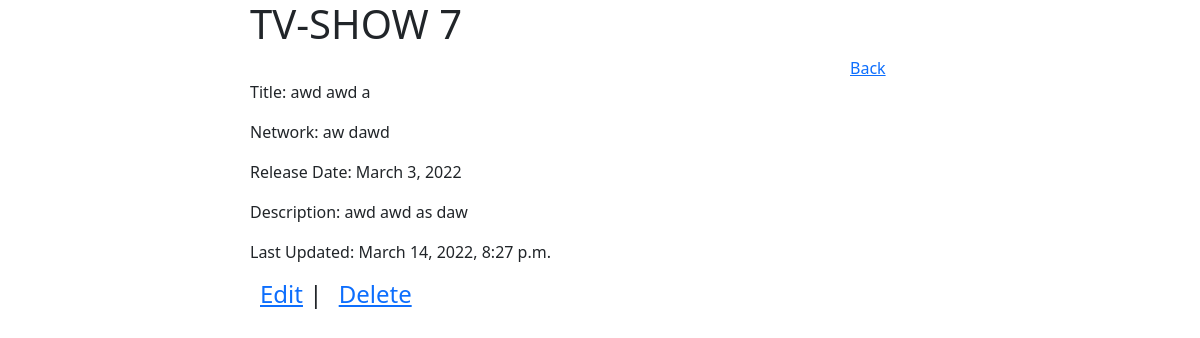
The app's page /shows/7 with its own data.
### apps/tvshow_app/models.py (models this page shows, shortened)
class Show(models.Model):
    title = models.CharField(max_length=45)
    network = models.CharField(max_length=45)
    release_date = models.DateField()
    description = models.TextField()
    created_at= models.DateTimeField(auto_now_add=True)
    updated_at = models.DateTimeField(auto_now=True)

### apps/tvshow_app/views.py (the view)
# urls.py: path('shows/<int:id>', views.ShowDetail, name='show_detail'), # PAGINA QUE MUESTRA LA INFORMACION DEL SHOW
def ShowDetail(request, id):
    context = {
        'show' : Show.objects.get(id=id)
    }
    return render(request, 'tvshow_app/detail_show.html', context)

### apps/tvshow_app/templates/tvshow_app/detail_show.html (shortened to what this page needs)
{% extends "tvshow_app/base.html"%}
{% block contenido %}
    <div class="main">
        <header>
            <h1 >TV-SHOW {{ show.id }}</h1>
            <a href="{% url 'tvshow_app:show_list' %}" class="btn_header">Back</a>
        </header>
        <div class="content d-inline-flex flex-column">
            <p>Title: {{ show.title }}</p>
            <p>Network: {{ show.network }}</p>
            <p>Release Date: {{ show.release_date }}</p>
            <p>Description: {{ show.description }}</p>
        </div>
        <p class="footer">Last Updated: {{ show.updated_at }}</p>
        <h4><a href="{% url 'tvshow_app:show_edit' id=show.id%}">Edit</a> | <a href="{% url 'tvshow_app:show_delete' id=show.id%}">Delete</a></h4>
    </div>
{% endblock %}

### apps/tvshow_app/templates/tvshow_app/detail_show.html (style rules this page uses)
.btn_header { margin-left: 600px; }
a { margin-left: 10px; }
.main { width: 700px; margin: 0 auto; }

### records on screen
Show: title "awd awd a", network "aw dawd", release_date "March 3, 2022", description "awd awd as daw", updated_at "March 14, 2022, 8:27 p.m."
